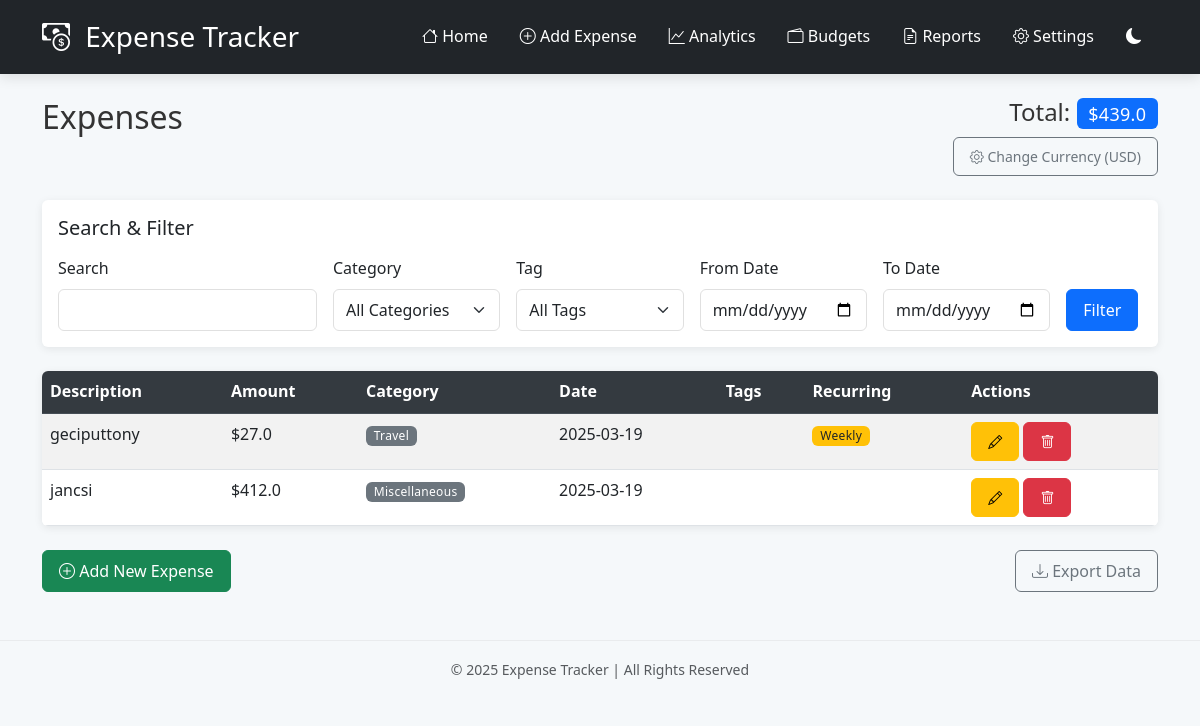
Before: / with the older database file.
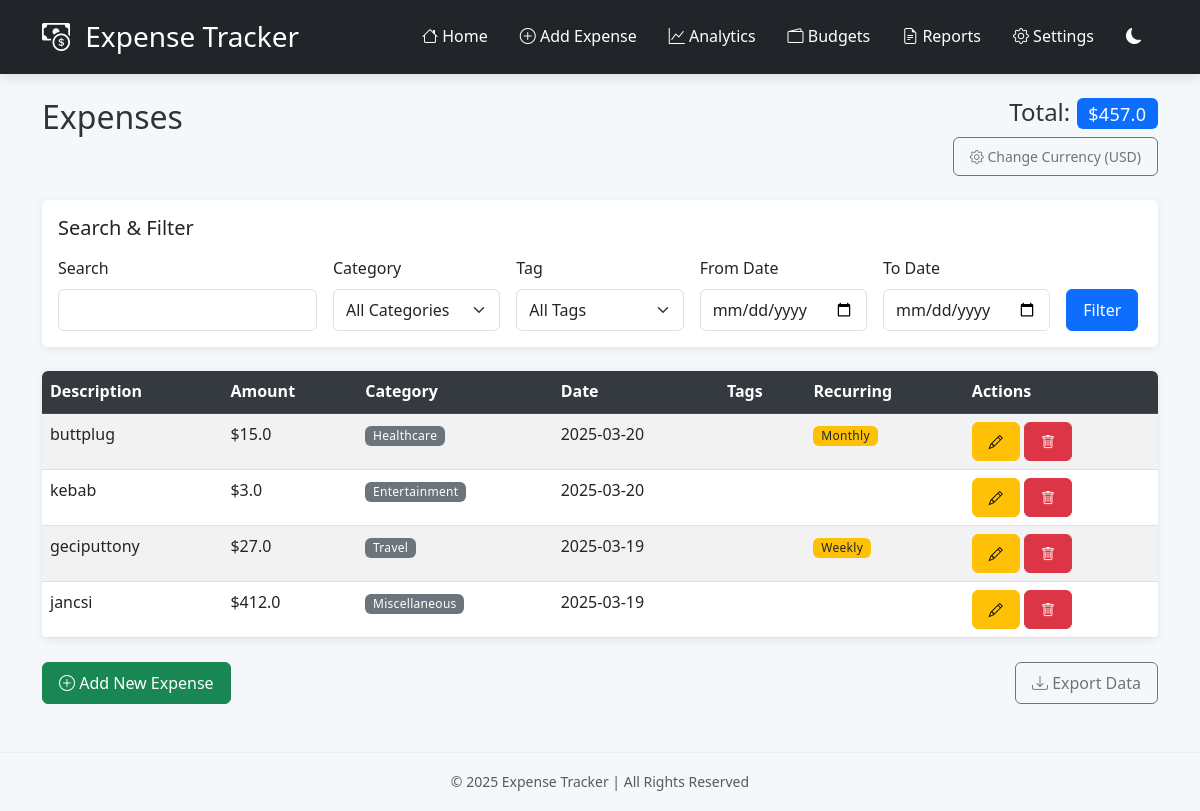
After: the same page with the newer database file.
### tables this page shows
CREATE TABLE expenses (
            id INTEGER PRIMARY KEY AUTOINCREMENT,
            description TEXT NOT NULL,
            amount REAL NOT NULL,
            category TEXT NOT NULL,
            date TEXT NOT NULL
        , recurring INTEGER DEFAULT 0, recurring_interval TEXT);

### app.py (the view)
@app.route('/')
def index():
    search_query = request.args.get('search', '')
    category_filter = request.args.get('category', '')
    tag_filter = request.args.get('tag', '')
    from_date = request.args.get('from_date', '')
    to_date = request.args.get('to_date', '')
    if tag_filter:
        query = '''
            SELECT e.* FROM expenses e
            JOIN expense_tags et ON e.id = et.expense_id
            JOIN tags t ON et.tag_id = t.id
            WHERE t.name = ?
        '''
        params = [tag_filter]
    else:
        query = 'SELECT * FROM expenses WHERE 1=1'
        params = []
    if search_query:
        query += ' AND description LIKE ?'
        params.append(f'%{search_query}%')
    if category_filter:
        query += ' AND category = ?'
        params.append(category_filter)
    if from_date:
        query += ' AND date >= ?'
        params.append(from_date)
    if to_date:
        query += ' AND date <= ?'
        params.append(to_date)
    query += ' ORDER BY date DESC'
    with get_db_connection() as conn:
        expenses = conn.execute(query, params).fetchall()
        total_expenses = conn.execute('SELECT SUM(amount) as total FROM expenses').fetchone()
        categories = conn.execute('SELECT DISTINCT category FROM expenses').fetchall()
        categories = [c['category'] for c in categories] + [c for c in EXPENSE_CATEGORIES if c not in categories]
    tags = []
    with get_db_connection() as conn:
        tag_rows = conn.execute('SELECT name FROM tags ORDER BY name').fetchall()
        tags = [t['name'] for t in tag_rows]
    currency_code = session.get('currency', 'USD')
    currency = CURRENCIES[currency_code]
    return render_template('index.html',
                          expenses=expenses,
                          total=total_expenses['total'] if total_expenses['total'] else 0,
                          categories=sorted(set(categories)),
                          tags=tags,
                          search_query=search_query,
                          category_filter=category_filter,
                          tag_filter=tag_filter,
                          from_date=from_date,
                          to_date=to_date,
                          currency=currency,
                          currency_code=currency_code)

### app.py (called while the page is built)
@contextmanager
def get_db_connection():
    conn = sqlite3.connect('expenses.db')
    conn.row_factory = sqlite3.Row
    try:
        yield conn
    finally:
        conn.close()

### templates/index.html (shortened to what the changed rows need)
{% extends "layout.html" %}
{% block content %}
<div class="row mb-4">
    <div class="col-md-8">
        <h2 class="mb-3">Expenses</h2>
    </div>
    <div class="col-md-4 text-end">
        <h4>Total: <span class="badge bg-primary">{{ currency.symbol }}{{ total|round(2) }}</span></h4>
    </div>
</div>
<div class="table-responsive card shadow-sm">
    <table class="table table-striped table-hover mb-0">
        <thead class="table-dark">
            <tr>
                <th>Description</th>
                <th>Amount</th>
                <th>Category</th>
                <th>Date</th>
                <th>Tags</th>
                <th>Recurring</th>
                <th>Actions</th>
            </tr>
        </thead>
        <tbody>
            {% for expense in expenses %}
            <tr>
                <td>{{ expense.description }}</td>
                <td>{{ currency.symbol }}{{ expense.amount }}</td>
                <td><span class="badge bg-secondary">{{ expense.category }}</span></td>
                <td>{{ expense.date }}</td>
                <td>
                </td>
                <td>
                    {% if expense.recurring %}
                    <span class="badge bg-warning text-dark">
                        {% if expense.recurring_interval == 'weekly' %}
                        Weekly
                        {% elif expense.recurring_interval == 'monthly' %}
                        Monthly
                        {% elif expense.recurring_interval == 'yearly' %}
                        Yearly
                        {% else %}
                        Yes
                        {% endif %}
                    </span>
                    {% endif %}
                </td>
                <td>
                    <a href="{{ url_for('edit_expense', id=expense.id) }}" class="btn btn-sm btn-warning">
                        <i class="bi bi-pencil"></i>
                    </a>
                    <form action="{{ url_for('delete_expense', id=expense.id) }}" method="POST" style="display: inline;">
                        <button type="submit" class="btn btn-sm btn-danger" onclick="return confirm('Are you sure you want to delete this expense?')">
                            <i class="bi bi-trash"></i>
                        </button>
                    </form>
                </td>
            </tr>
            {% endfor %}
        </tbody>
    </table>
</div>
{% endblock %}

Changed rows visible on the page:
added expenses: description "buttplug", symbol "$", amount "15.0", category "Healthcare", date "2025-03-20", recurring "Monthly"
added expenses: description "kebab", symbol "$", amount "3.0", category "Entertainment", date "2025-03-20"
Other visible differences:
{{ total|round(2) }}: "439.0" → "457.0"
